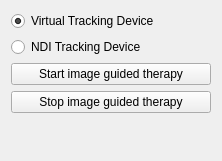
<?xml version="1.0" encoding="UTF-8"?>
<ui version="4.0">
 <class>QmitkIGTTutorialViewControls</class>
 <widget class="QWidget" name="QmitkIGTTutorialViewControls">
  <property name="geometry">
   <rect>
    <x>0</x>
    <y>0</y>
    <width>222</width>
    <height>161</height>
   </rect>
  </property>
  <property name="minimumSize">
   <size>
    <width>0</width>
    <height>0</height>
   </size>
  </property>
  <property name="windowTitle">
   <string>QmitkTemplate</string>
  </property>
  <layout class="QVBoxLayout" name="verticalLayout">
   <item>
    <widget class="QRadioButton" name="m_virtualTrackingRadioButton">
     <property name="text">
      <string>Virtual Tracking Device</string>
     </property>
     <property name="checked">
      <bool>true</bool>
     </property>
    </widget>
   </item>
   <item>
    <widget class="QRadioButton" name="m_NDITrackingRadioButton">
     <property name="text">
      <string>NDI Tracking Device</string>
     </property>
    </widget>
   </item>
   <item>
    <widget class="QPushButton" name="m_StartButton">
     <property name="toolTip">
      <string/>
     </property>
     <property name="text">
      <string>Start image guided therapy</string>
     </property>
    </widget>
   </item>
   <item>
    <widget class="QPushButton" name="m_StopButton">
     <property name="text">
      <string>Stop image guided therapy</string>
     </property>
    </widget>
   </item>
   <item>
    <spacer name="spacer1">
     <property name="orientation">
      <enum>Qt::Vertical</enum>
     </property>
     <property name="sizeType">
      <enum>QSizePolicy::Expanding</enum>
     </property>
     <property name="sizeHint" stdset="0">
      <size>
       <width>20</width>
       <height>220</height>
      </size>
     </property>
    </spacer>
   </item>
  </layout>
 </widget>
 <layoutdefault spacing="6" margin="11"/>
 <includes>
  <include location="local">QmitkDataStorageComboBox.h</include>
 </includes>
 <resources/>
 <connections/>
</ui>
